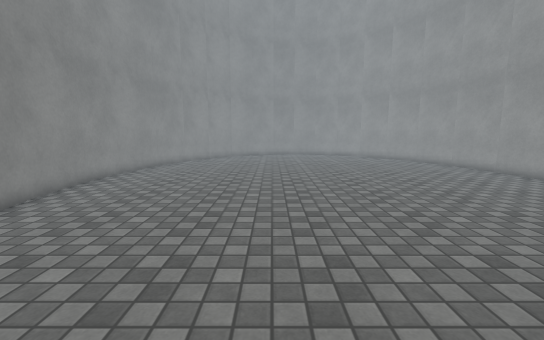
View 1 (above)

12 first-person views from a walk through a 3-D level made in the Unity game engine. The camera is 1.3 m above the floor, tilts 8° down and sees 90° across. The floor is counted in squares, 0.5 m on a side. Each view is taken from the middle of a square. On the plan, view 1 faces up. The plan holds only what a view shows up to about 19 squares ahead; the rest is blank. The place goes on beyond the plan. Surface patterns are stand-ins for the level's own textures.

View 2
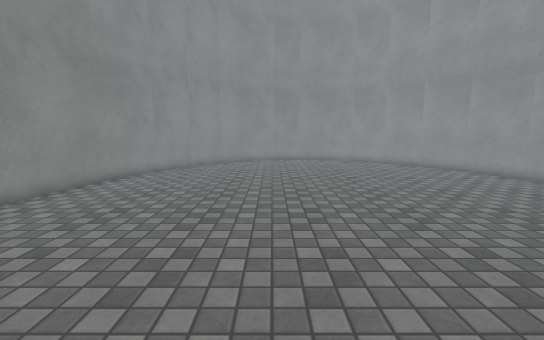

View 3
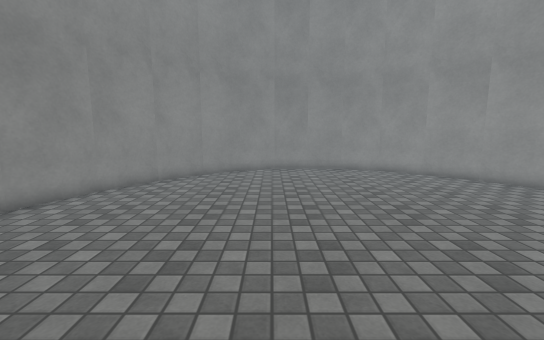

View 4
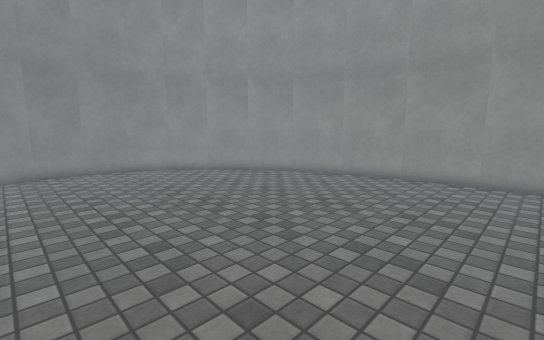

View 5
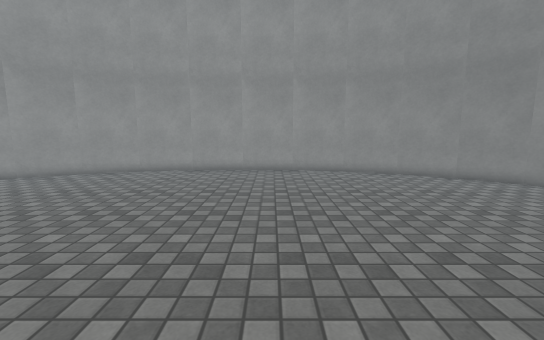

View 6
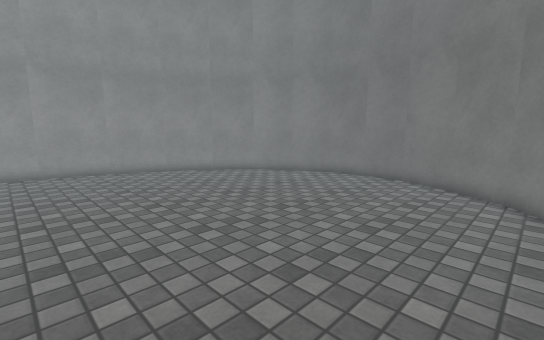

View 7
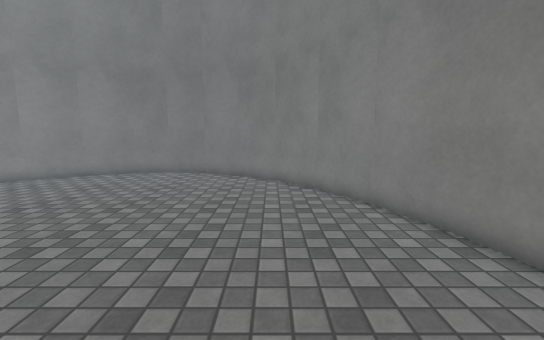

View 8
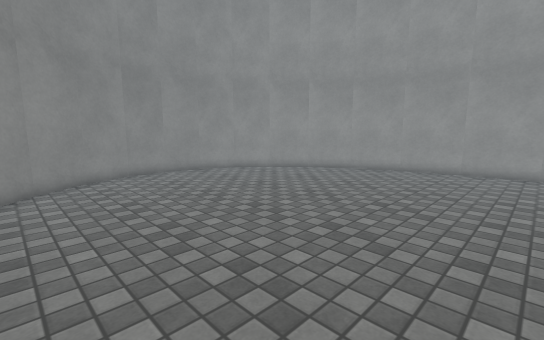

View 9
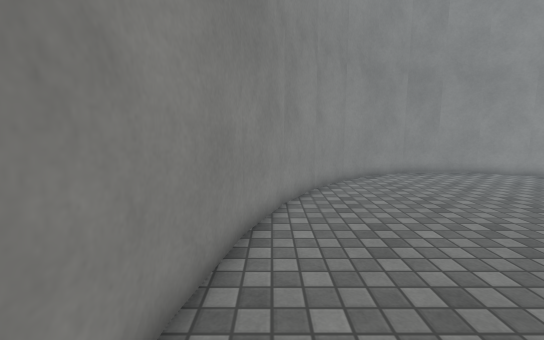

View 10
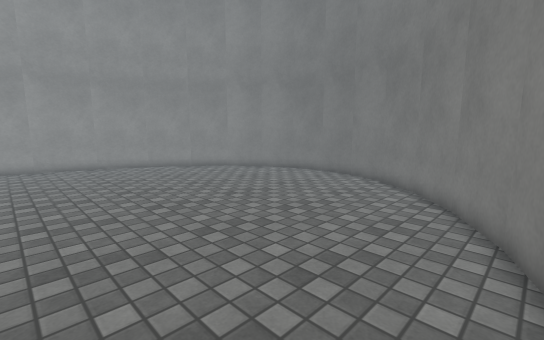

View 11
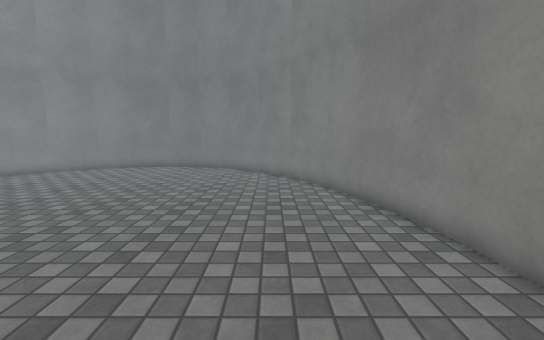

View 12
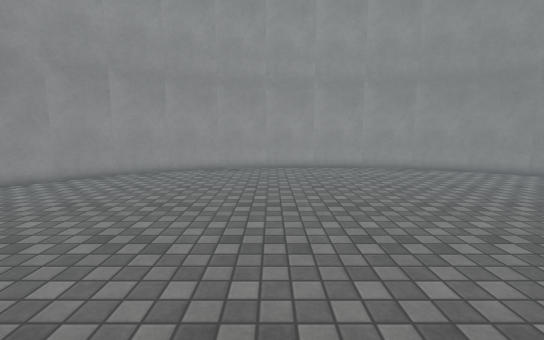

### Floor plan
Points are (right, up) in squares from view 1. A wall is a line through its corners. A room is listed if a view was taken in it or the views show most of it. See-through windows are left out.
Room 1 (views 1, 2, 3, 4, 5, 6, 7, 8, 9, 10, 11, 12)
walls: (-9.7, 14.1) (-9.4, 10.6) (-8.7, 7.3); (-9.4, 17.5) (-9.7, 14); (-8.8, 7.4) (-7.5, 4.2); (-8.7, 20.8) (-9.4, 17.3); (14.7, 13.9) (14.4, 17.5); (14.4, 17.3) (13.7, 20.8); (14.4, 10.5) (14.7, 14); (13.8, 20.5) (12.6, 23.7); (13.7, 7.2) (14.4, 10.6); (-7.5, 23.7) (-8.8, 20.6); (-7.6, 4.3) (-6, 1.7); (12.5, 4.3) (13.8, 7.4); (12.6, 23.6) (11, 26.3); (-6.1, 1.8) (-4.1, -0.5); (-6, 26.3) (-7.6, 23.6); (11.1, 26.2) (9.1, 28.5); (11, 1.7) (12.6, 4.4); (-4.3, -0.4) (-2.1, -2) (0.2, -3); (-4.1, 28.5) (-6.1, 26.2); (9.3, 28.4) (7, 30); (-2, 30) (-4.2, 28.4); (7, -2) (9.2, -0.4) (11.1, 1.7); (7.1, 30) (4.8, 31); (0.2, 31) (-2.2, 29.9); (0.1, -3) (2.5, -3.3); (4.9, 30.9) (2.5, 31.3) (0.1, 30.9); (4.8, -3) (7.2, -2); (2.4, -3.3) (4.9, -2.9)

Where each view was taken, in squares from view 1:
view 1: 0 up, 0 right, facing up
view 2: 6 up, 0 right, facing up
view 3: 12 up, 0 right, facing up
view 4: 12 up, 1 left, facing up-right
view 5: 12 up, 4 left, facing right
view 6: 12 up, 5 left, facing down-right
view 7: 14 up, 4 left, facing down
view 8: 14 up, 5 left, facing up-right
view 9: 14 up, 8 left, facing up
view 10: 12 up, 8 left, facing down-right
view 11: 17 up, 5 left, facing down
view 12: 17 up, 5 left, facing right
